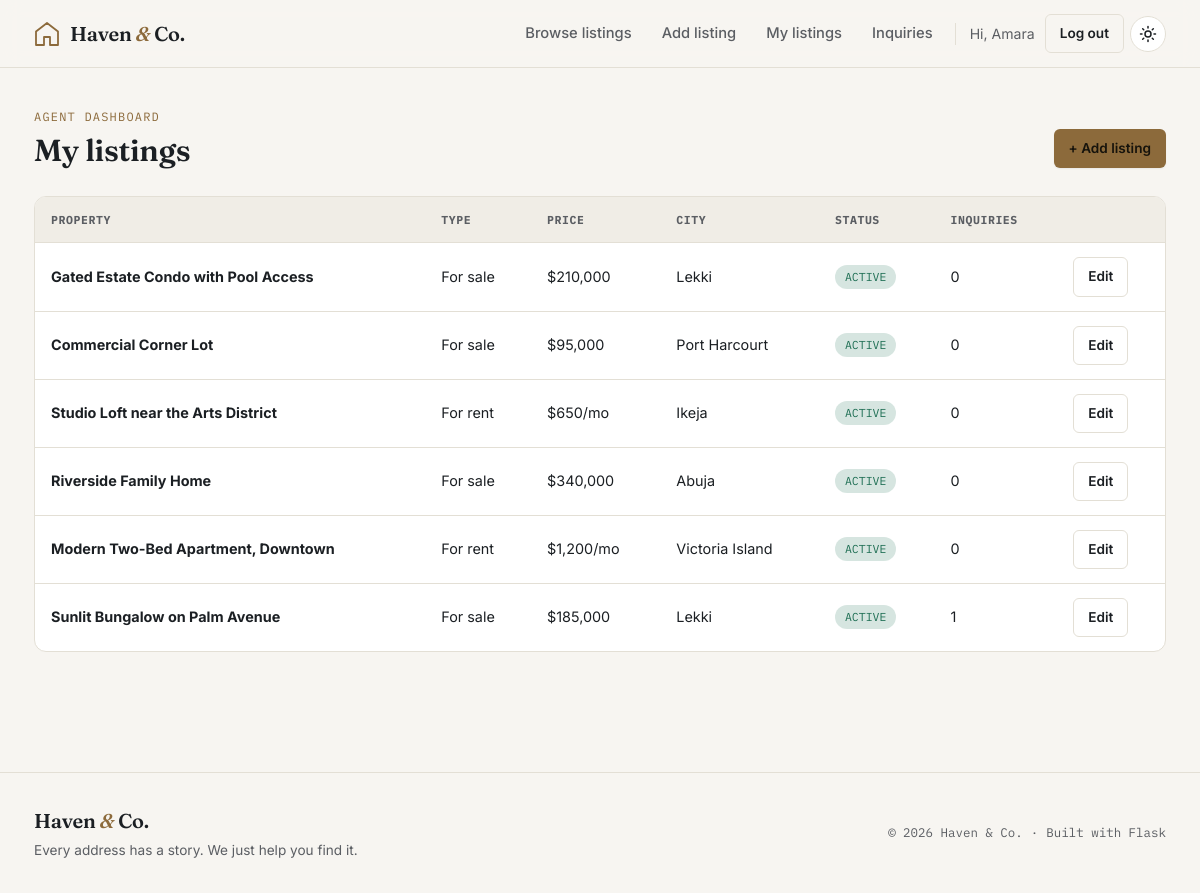
Page /properties/mine (signed in) on the committed database.
### app/models.py (models this page shows, shortened)
class User(UserMixin, db.Model):
    __tablename__ = "users"
    id = db.Column(db.Integer, primary_key=True)
    name = db.Column(db.String(120), nullable=False)
    email = db.Column(db.String(150), unique=True, nullable=False, index=True)
    password_hash = db.Column(db.String(255), nullable=False)
    role = db.Column(db.String(20), nullable=False, default="buyer")  # 'buyer', 'agent', or 'admin'
    phone = db.Column(db.String(30))
    is_active = db.Column(db.Boolean, nullable=False, default=True)
    created_at = db.Column(db.DateTime, default=datetime.utcnow)
    properties = db.relationship(
        "Property", backref="owner", lazy="dynamic", cascade="all, delete-orphan"
    )
    inquiries_sent = db.relationship(
        "Inquiry", backref="sender", lazy="dynamic", cascade="all, delete-orphan"
    )
    @property
    def is_agent(self):
        return self.role == "agent"
    @property
    def is_admin(self):
        return self.role == "admin"

class Property(db.Model):
    __tablename__ = "properties"
    id = db.Column(db.Integer, primary_key=True)
    title = db.Column(db.String(150), nullable=False)
    description = db.Column(db.Text, nullable=False)
    price = db.Column(db.Float, nullable=False)
    listing_type = db.Column(db.String(10), nullable=False, default="sale")  # 'sale' or 'rent'
    property_type = db.Column(db.String(30), nullable=False, default="house")
    bedrooms = db.Column(db.Integer, default=0)
    bathrooms = db.Column(db.Integer, default=0)
    area_sqft = db.Column(db.Integer, default=0)
    address = db.Column(db.String(200))
    city = db.Column(db.String(100), nullable=False, index=True)
    state = db.Column(db.String(100), nullable=False, index=True)
    image_filename = db.Column(db.String(255))
    is_available = db.Column(db.Boolean, default=True)
    created_at = db.Column(db.DateTime, default=datetime.utcnow, index=True)
    owner_id = db.Column(db.Integer, db.ForeignKey("users.id"), nullable=False)
    inquiries = db.relationship(
        "Inquiry", backref="property", lazy="dynamic", cascade="all, delete-orphan"
    )
    images = db.relationship(
        "PropertyImage",
        backref="property",
        order_by="PropertyImage.position",
        cascade="all, delete-orphan",
    )
    @property
    def formatted_price(self):
        suffix = "/mo" if self.listing_type == "rent" else ""
        return f"${self.price:,.0f}{suffix}"

### app/routes/properties.py (the view)
@properties_bp.route("/mine")
@login_required
@agent_required
def my_properties():
    props = (
        Property.query.filter_by(owner_id=current_user.id)
        .order_by(Property.created_at.desc())
        .all()
    )
    return render_template("properties/my_properties.html", properties=props)

### app/routes/properties.py (called while the page is built)
def agent_required(func):
    from functools import wraps
    @wraps(func)
    def wrapper(*args, **kwargs):
        if not current_user.is_authenticated or not current_user.is_agent:
            flash("Only agent accounts can manage listings.", "error")
            return redirect(url_for("properties.list_properties"))
        return func(*args, **kwargs)
    return wrapper

### app/templates/properties/my_properties.html (shortened to what this page needs)
{% extends "base.html" %}
{% block content %}
<section class="section" style="padding-top:40px;">
  <div class="container">
    <div class="section-header">
      <div>
        <span class="eyebrow">Agent dashboard</span>
        <h2>My listings</h2>
      </div>
      <a href="{{ url_for('properties.create') }}" class="btn btn-primary btn-small">+ Add listing</a>
    </div>
    {% if properties %}
      <div class="table-wrap">
        <table>
          <thead>
            <tr>
              <th>Property</th>
              <th>Type</th>
              <th>Price</th>
              <th>City</th>
              <th>Status</th>
              <th>Inquiries</th>
              <th></th>
            </tr>
          </thead>
          <tbody>
            {% for property in properties %}
              <tr>
                <td><a href="{{ url_for('properties.detail', property_id=property.id) }}"><strong>{{ property.title }}</strong></a></td>
                <td>{{ 'For sale' if property.listing_type == 'sale' else 'For rent' }}</td>
                <td>{{ property.formatted_price }}</td>
                <td>{{ property.city }}</td>
                <td>
                  <span class="status-pill {{ 'status-responded' if property.is_available else 'status-new' }}">
                    {{ 'Active' if property.is_available else 'Off market' }}
                  </span>
                </td>
                <td>{{ property.inquiries.count() }}</td>
                <td>
                  <a href="{{ url_for('properties.edit', property_id=property.id) }}" class="btn btn-ghost btn-small">Edit</a>
                </td>
              </tr>
            {% endfor %}
          </tbody>
        </table>
      </div>
    {% else %}
      <div class="empty-state">
        <h3>You haven't listed anything yet</h3>
        <p>Publish your first property to start receiving inquiries.</p>
        <a href="{{ url_for('properties.create') }}" class="btn btn-primary">Add your first listing</a>
      </div>
    {% endif %}
  </div>
</section>
{% endblock %}

### app/templates/base.html (shortened to what this page needs)
<!DOCTYPE html>
<html lang="en">
<head>
  <link rel="stylesheet" href="{{ url_for('static', filename='css/style.css') }}">
</head>
<body>
  <header class="site-header">
    <div class="header-inner">
      <a href="{{ url_for('main.home') }}" class="brand">
        <span class="brand-mark" aria-hidden="true">
          <svg width="26" height="26" viewBox="0 0 26 26" fill="none" xmlns="http://www.w3.org/2000/svg">
            <path d="M13 2L2 10.5V24H10V16H16V24H24V10.5L13 2Z" stroke="currentColor" stroke-width="1.8" stroke-linejoin="round"/>
          </svg>
        </span>
        <span class="brand-name">Haven <span class="brand-amp">&amp;</span> Co.</span>
      </a>
      <nav class="site-nav" id="siteNav">
        <a href="{{ url_for('properties.list_properties') }}" class="nav-link {{ 'is-active' if request.endpoint == 'properties.list_properties' else '' }}">Browse listings</a>
        {% if current_user.is_authenticated and current_user.is_agent %}
          <a href="{{ url_for('properties.create') }}" class="nav-link">Add listing</a>
          <a href="{{ url_for('properties.my_properties') }}" class="nav-link">My listings</a>
          <a href="{{ url_for('inquiries.received') }}" class="nav-link">Inquiries</a>
        {% elif current_user.is_authenticated and not current_user.is_admin %}
          <a href="{{ url_for('inquiries.sent') }}" class="nav-link">My inquiries</a>
        {% endif %}
        {% if current_user.is_authenticated %}
          <span class="nav-user">Hi, {{ current_user.name.split(' ')[0] }}</span>
          <a href="{{ url_for('auth.logout') }}" class="btn btn-ghost btn-small">Log out</a>
        {% else %}
          <a href="{{ url_for('auth.login') }}" class="btn btn-ghost btn-small">Log in</a>
          <a href="{{ url_for('auth.register') }}" class="btn btn-primary btn-small">Sign up</a>
        {% endif %}
        <button class="theme-toggle" id="themeToggle" type="button" aria-label="Toggle dark mode" title="Toggle light / dark mode">
          <svg class="icon-sun" width="18" height="18" viewBox="0 0 24 24" fill="none" stroke="currentColor" stroke-width="2" stroke-linecap="round"><circle cx="12" cy="12" r="4"/><path d="M12 2v2M12 20v2M4.9 4.9l1.4 1.4M17.7 17.7l1.4 1.4M2 12h2M20 12h2M4.9 19.1l1.4-1.4M17.7 6.3l1.4-1.4"/></svg>
        </button>
      </nav>
    </div>
  </header>
  <main id="main-content">
    {% block content %}{% endblock %}
  </main>
  <footer class="site-footer">
    <div class="footer-inner">
      <div class="footer-brand">
        <span class="brand-name">Haven <span class="brand-amp">&amp;</span> Co.</span>
        <p>Every address has a story. We just help you find it.</p>
      </div>
      <div class="footer-meta">
        <span>&copy; {{ current_year }} Haven &amp; Co.</span>
        <span class="footer-dot">&middot;</span>
        <span>Built with Flask</span>
      </div>
    </div>
  </footer>
</body>
</html>

### rows in the picture
User: name "Amara"
Property: title "Gated Estate Condo with Pool Access", listing_type "For sale", formatted_price "$210,000", city "Lekki", is_available "ACTIVE", inquiries.count "0"
Property: title "Commercial Corner Lot", listing_type "For sale", formatted_price "$95,000", city "Port Harcourt", is_available "ACTIVE", inquiries.count "0"
Property: title "Studio Loft near the Arts District", listing_type "For rent", formatted_price "$650/mo", city "Ikeja", is_available "ACTIVE", inquiries.count "0"
Property: title "Riverside Family Home", listing_type "For sale", formatted_price "$340,000", city "Abuja", is_available "ACTIVE", inquiries.count "0"
Property: title "Modern Two-Bed Apartment, Downtown", listing_type "For rent", formatted_price "$1,200/mo", city "Victoria Island", is_available "ACTIVE", inquiries.count "0"
Property: title "Sunlit Bungalow on Palm Avenue", listing_type "For sale", formatted_price "$185,000", city "Lekki", is_available "ACTIVE", inquiries.count "1"
